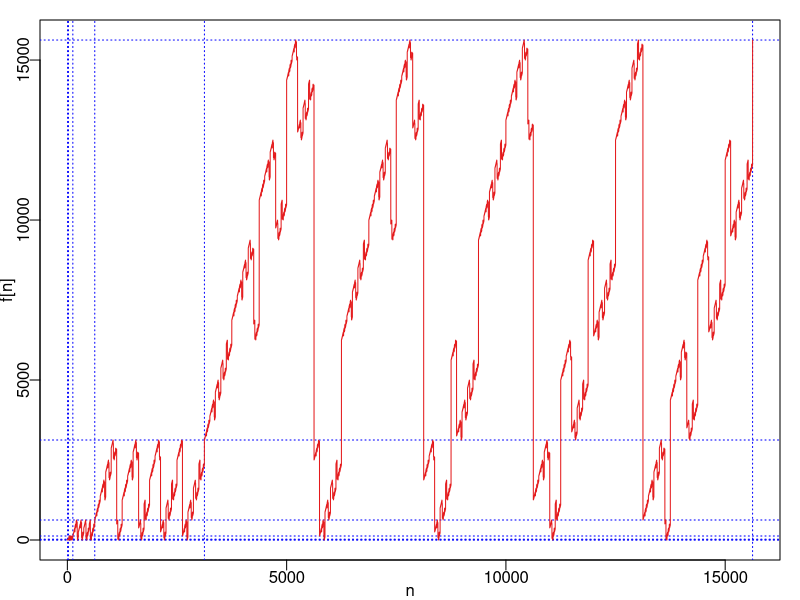
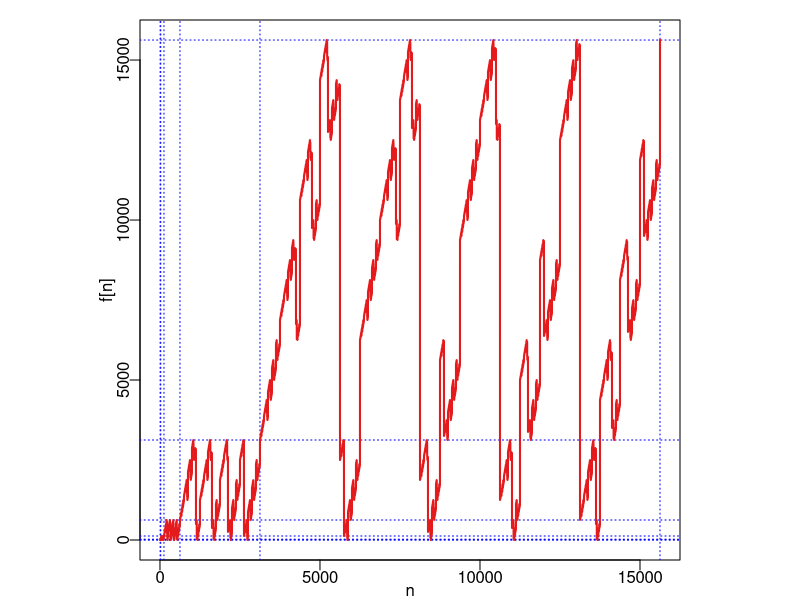

These charts were generated, in order, by the following R code:
#convert from base 10 to base x
nnary=function(x,y){
  if(y==0) return(0)
  else {
    k=y
    b=c()
    while(k !=0){
      b=c(b, k %% x)
      k=floor(k/x)
    }
    return(rev(b))
  }
}

l=5 #base
pow=6
n=l^pow
f1=sapply(1:n, function(x) nnary(l,x)) #base n

#make periodic derivative of n
f2=vector(n,mode = "list")
for (j in 1:length(f1)) {
  if(length(f1[[j]])==1){
    f2[[j]]=(f1[[j]]+f1[[j]]) %% l
  } else {
    f2[[j]]=c(sapply(1:(length(f1[[j]])-1), function(x) (f1[[j]][x]+f1[[j]][x+1]) %% l), ((tail(f1[[j]],1)+head(f1[[j]],1)) %% l))
  }
}

#periodic derivative as matrix plot compared with n-base numbers
m=lengths(tail(f2,1))
pm=sapply(f2, function(x) c(rep(0, m - length(x)), x))
pm=t(pm)
bm=sapply(f1, function(x) c(rep(0, m - length(x)), x))
bm=t(bm)
pm=cbind(pm,bm)
par(pty="m", mar=c(2,2,1,1), mgp=c(1,.35,0))
image(pm, asp=(2*m)/n, col = topo.colors(l), axes=F)

#base b to base 10 converter
bto10=function(x,b){
  l=0
  while(x>2){
    k=b^(floor(log10(x)))
    y=as.numeric(paste(nnary(b,k), collapse = ""))
    x=x-y
    l=l+k
  }
  return(l+x)
}

f3=unlist(lapply(f2, function(x) as.numeric(paste(x, collapse = "")))) #convert to number
f3=sapply(f3, function(x) bto10(x,l))
#plot
par(pty="m", mar=c(2,2,1,1), mgp=c(1,.35,0))
plot(f3, type="n", col=c("#e41a1c","#377eb8", "#4daf4a"), xlab="n",ylab= substitute(paste(f,"[n]")))
abline(v=sapply(1:pow, function(x) l^x), h=0, col="blue", lty=3)
abline(h=sapply(1:pow, function(x) l^x), col="blue", lty=3)
points(f3, type="l", col=c("#e41a1c","#377eb8", "#4daf4a"), xlab="n",ylab= substitute(paste(f,"[n]")))

#plot as square
par(pty="s", mar=c(2,2,1,1), mgp=c(1,.35,0))
plot(f3, type="n", col=c("#e41a1c","#377eb8", "#4daf4a"), xlab="n",ylab= substitute(paste(f,"[n]")))
abline(v=sapply(1:pow, function(x) l^x), h=0, col="blue", lty=3)
abline(h=sapply(1:pow, function(x) l^x), col="blue", lty=3)
points(f3, type="l", lwd=2, col=c("#e41a1c","#377eb8", "#4daf4a"), xlab="n",ylab= substitute(paste(f,"[n]")))

#minima
which(f3==0 | f3==1 | f3==2 |f3==3) #locating minima
l^(1:pow)

consmin=(l-2)/(l^2-1) #direct formula for first minimum constant

#k=2-(min_n1+1)/base^(n-1)
ceiling(l^(1:pow)*(2-consmin)-1) #recapitulating first min

#maxima
consmax=2/(l+1) #formula for first maximum constant
ceiling(l^(1:pow)*(2-consmax)-1) #recapitulating first max